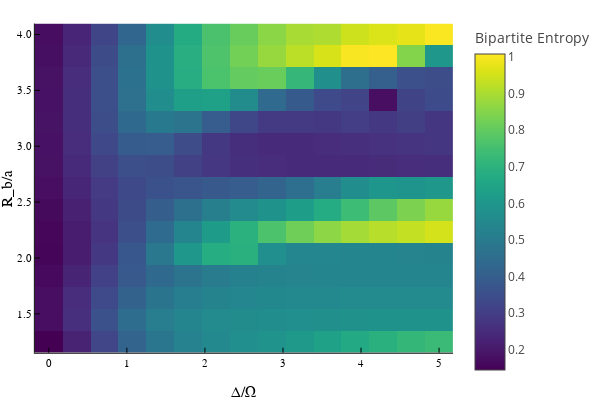

Write notebook code for a chart like this one.
### Code cell
plotlyjs()
ITensors.disable_warn_order()
N=12
resolution=15
coarse_resolution=4
separation_assumption=2
sites = siteinds("S=1/2", N)
psi0 = MPS(sites, ["Dn" for i = 1:N])
krylov_dim = 20
simulation_data1, plot1, plot2 = stand(N, resolution, coarse_resolution, separation_assumption, 1.25, 4, 5, psi0, sites, false, krylov_dim)
plot(plot1)

### Figure 1 — Plotly figure (JSON) as saved in the notebook; plotly's stock layout.template omitted (floating-point values rounded to 4 significant figures; data arrays with more than 128 entries replaced by an {"elided": "..."} marker saying what was removed)
{"data": [{"colorbar": {"title": "Bipartite Entropy"}, "colorscale": {"elided": "256x2 mixed values"}, "hoverinfo": "text", "name": "y1", "showlegend": false, "showscale": true, "text": {"elided": "15x15 str values"}, "type": "heatmap", "x": [-0.1786, 0.1786, 0.5357, 0.8929, 1.25, 1.607, 1.964, 2.321, 2.679, 3.036, 3.393, 3.75, 4.107, 4.464, 4.821, 5.179], "xaxis": "x", "y": [1.152, 1.348, 1.545, 1.741, 1.938, 2.134, 2.33, 2.527, 2.723, 2.92, 3.116, 3.312, 3.509, 3.705, 3.902, 4.098], "yaxis": "y", "z": {"elided": "15x15 float values"}, "zmax": 1.009, "zmin": 0.1439}], "layout": {"annotations": [], "height": 400, "legend": {"bgcolor": "rgba(255, 255, 255, 1.000)", "bordercolor": "rgba(0, 0, 0, 1.000)", "borderwidth": 1, "font": {"color": "rgba(0, 0, 0, 1.000)", "family": "sans-serif", "size": 11}, "title": {"font": {"color": "rgba(0, 0, 0, 1.000)", "family": "sans-serif", "size": 15}, "text": ""}, "tracegroupgap": 0, "traceorder": "normal", "x": 1, "xanchor": "auto", "y": 1, "yanchor": "auto"}, "margin": {"b": 20, "l": 0, "r": 0, "t": 20}, "paper_bgcolor": "rgba(255, 255, 255, 1.000)", "plot_bgcolor": "rgba(255, 255, 255, 1.000)", "showlegend": true, "width": 600, "xaxis": {"anchor": "y", "domain": [0.07647, 0.9934], "gridcolor": "rgba(0, 0, 0, 0.100)", "gridwidth": 0.5, "linecolor": "rgba(0, 0, 0, 1.000)", "mirror": false, "range": [-0.1786, 5.179], "showgrid": true, "showline": true, "showticklabels": true, "tickangle": 0, "tickcolor": "rgb(0, 0, 0)", "tickfont": {"color": "rgba(0, 0, 0, 1.000)", "family": "sans-serif", "size": 11}, "tickmode": "array", "ticks": "inside", "ticktext": ["0", "1", "2", "3", "4", "5"], "tickvals": [0, 1, 2, 3, 4, 5], "title": "Δ/Ω", "titlefont": {"color": "rgba(0, 0, 0, 1.000)", "family": "sans-serif", "size": 15}, "type": "-", "visible": true, "zeroline": false, "zerolinecolor": "rgba(0, 0, 0, 1.000)"}, "yaxis": {"anchor": "x", "domain": [0.07581, 0.9902], "gridcolor": "rgba(0, 0, 0, 0.100)", "gridwidth": 0.5, "linecolor": "rgba(0, 0, 0, 1.000)", "mirror": false, "range": [1.152, 4.098], "showgrid": true, "showline": true, "showticklabels": true, "tickangle": 0, "tickcolor": "rgb(0, 0, 0)", "tickfont": {"color": "rgba(0, 0, 0, 1.000)", "family": "sans-serif", "size": 11}, "tickmode": "array", "ticks": "inside", "ticktext": ["1.5", "2.0", "2.5", "3.0", "3.5", "4.0"], "tickvals": [1.5, 2, 2.5, 3, 3.5, 4], "title": "R_b/a", "titlefont": {"color": "rgba(0, 0, 0, 1.000)", "family": "sans-serif", "size": 15}, "type": "-", "visible": true, "zeroline": false, "zerolinecolor": "rgba(0, 0, 0, 1.000)"}}}
